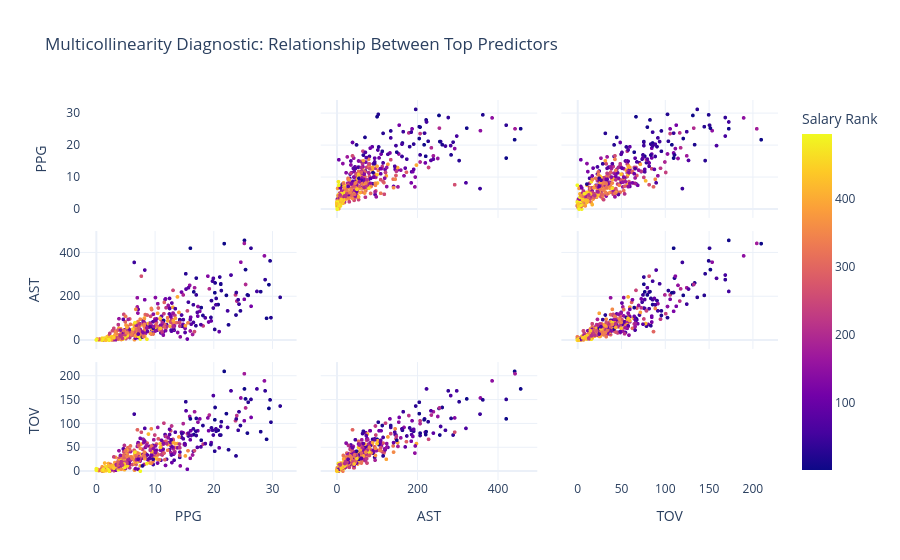

The cell this chart's notebook holds for it:
### Code cell
# Choose the top 3 predictors found in the heatmap (e.g., PPG, MP, TOP)
top_predictors = ['PPG', 'AST', 'TOV'] 

fig_pair = px.scatter_matrix(
    ss,
    dimensions=top_predictors,
    color='salary_rank',
    hover_name='player_name',
    title="Multicollinearity Diagnostic: Relationship Between Top Predictors",
    labels={'salary_rank': 'Salary Rank'},
    template='plotly_white'
)

# Reduce marker size for clarity
fig_pair.update_traces(diagonal_visible=False, marker=dict(size=4))
fig_pair.show()

### Figure 1 — Plotly figure (JSON) as saved in the notebook; plotly's stock layout.template omitted (floating-point values rounded to 4 significant figures; data arrays with more than 128 entries replaced by an {"elided": "..."} marker saying what was removed)
{"data": [{"diagonal": {"visible": false}, "dimensions": [{"axis": {"matches": true}, "label": "PPG", "values": {"elided": "439 float values"}}, {"axis": {"matches": true}, "label": "AST", "values": {"elided": "439 int values"}}, {"axis": {"matches": true}, "label": "TOV", "values": {"elided": "439 int values"}}], "hovertemplate": "<b>%{hovertext}</b><br><br>%{xaxis.title.text}=%{x}<br>%{yaxis.title.text}=%{y}<br>Salary Rank=%{marker.color}<extra></extra>", "hovertext": {"elided": "439 str values"}, "legendgroup": "", "marker": {"color": {"elided": "439 int values"}, "coloraxis": "coloraxis", "size": 4, "symbol": "circle"}, "name": "", "showlegend": false, "type": "splom"}], "layout": {"coloraxis": {"colorbar": {"title": {"text": "Salary Rank"}}, "colorscale": [[0, "#0d0887"], [0.1111, "#46039f"], [0.2222, "#7201a8"], [0.3333, "#9c179e"], [0.4444, "#bd3786"], [0.5556, "#d8576b"], [0.6667, "#ed7953"], [0.7778, "#fb9f3a"], [0.8889, "#fdca26"], [1, "#f0f921"]]}, "dragmode": "select", "legend": {"tracegroupgap": 0}, "title": {"text": "Multicollinearity Diagnostic: Relationship Between Top Predictors"}}}
